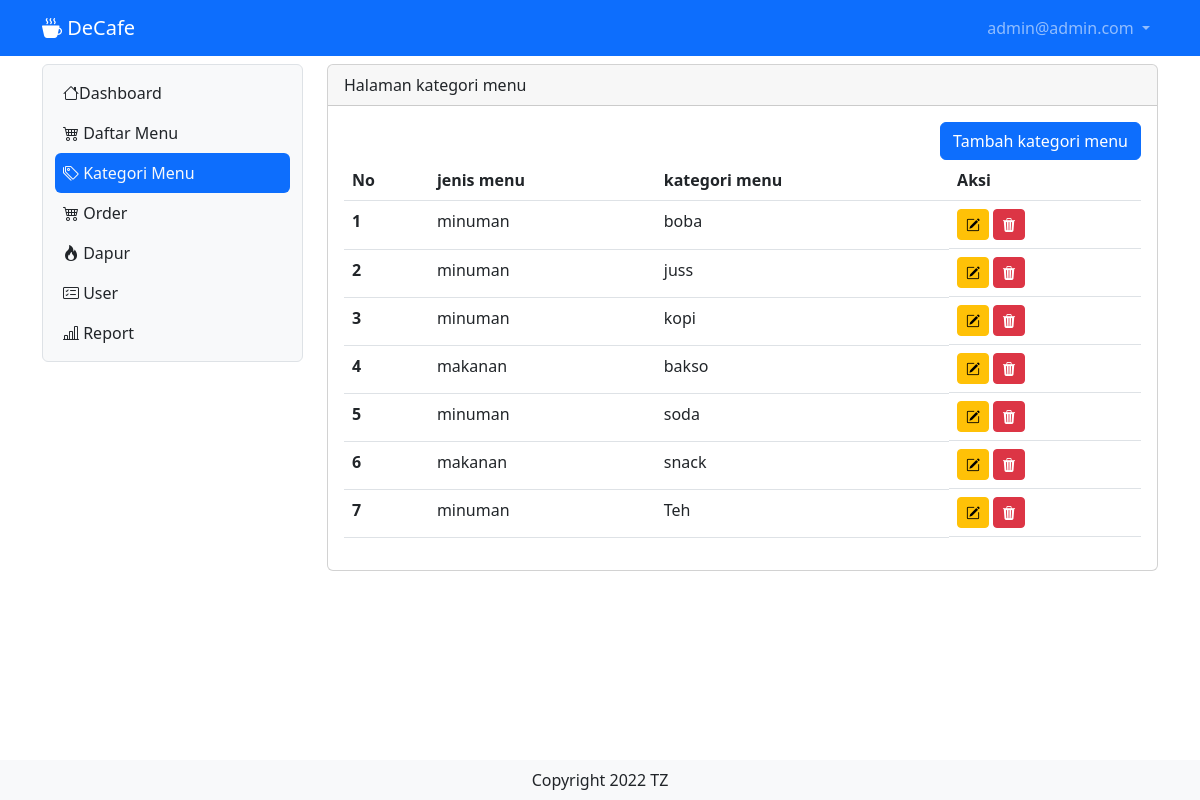
Page /decafe/katmenu (signed in) on the committed database.
### tables this page shows
CREATE TABLE IF NOT EXISTS `tb_user` (
  `id` int NOT NULL AUTO_INCREMENT,
  `nama` varchar(200) DEFAULT NULL,
  `username` varchar(200) DEFAULT NULL,
  `password` varchar(200) DEFAULT NULL,
  `level` int DEFAULT NULL,
  `nohp` varchar(15) DEFAULT NULL,
  `alamat` varchar(300) DEFAULT NULL,
  PRIMARY KEY (`id`)
);

CREATE TABLE IF NOT EXISTS `tb_kategori_menu` (
  `id_kat_menu` int NOT NULL AUTO_INCREMENT,
  `jenis_menu` int DEFAULT NULL,
  `kategori_menu` varchar(50) DEFAULT NULL,
  PRIMARY KEY (`id_kat_menu`) USING BTREE
);

### decafe/katmenu.php (the view, shortened to what this page needs)
<?php
include "proses/connect.php";
$query = mysqli_query($conn, "SELECT * FROM tb_kategori_menu");
while ($record = mysqli_fetch_array($query)) {
    $result[] = $record;
}
?>
<div class="col-lg-9 mt-2">
    <div class="card">
        <div class="card-header">
            Halaman kategori menu
        </div>
        <div class="card-body">
            <div class="row">
                <div class="col d-flex justify-content-end">
                    <button class="btn btn-primary" data-bs-toggle="modal" data-bs-target="#ModalTambahUser">Tambah kategori menu</button>
                </div>
            </div>
            <?php
            if (empty($result)) {
                echo "Data user tidak ada";
            } else {
            ?>
                <div class="table-responsive">
                    <table class="table table-hover">
                        <thead>
                            <tr>
                                <th scope="col">No</th>
                                <th scope="col">jenis menu</th>
                                <th scope="col">kategori menu</th>
                                <th scope="col">Aksi</th>
                            </tr>
                        </thead>
                        <tbody>
                            <?php
                            $no = 1;
                            foreach ($result as $row) {
                            ?>
                                <tr>
                                    <th scope="row">
                                        <?php echo $no++ ?>
                                    </th>
                                    <td>
                                        <?php echo ($row['jenis_menu'] == 1) ? "makanan" : "minuman" ?>
                                    </td>
                                    <td>
                                        <?php echo $row['kategori_menu'] ?>
                                    </td>
                                    <td class="d-flex">
                                        <button class="btn btn-warning btn-sm me-1" data-bs-toggle="modal" data-bs-target="#ModalEdit<?php echo $row['id_kat_menu'] ?>"><i class="bi bi-pencil-square"></i></button>
                                        <button class="btn btn-danger btn-sm me-1" data-bs-toggle="modal" data-bs-target="#Modaldelete<?php echo $row['id_kat_menu'] ?>"><i class="bi bi-trash3-fill"></i></button>
                                    </td>
                                </tr>
                            <?php
                            }
                            ?>
                        </tbody>
                    </table>
                </div>
            <?php
            }
            ?>
        </div>
    </div>
</div>

### decafe/header.php (shortened to what this page needs)
<?php
include "proses/connect.php";
$query = mysqli_query($conn, "SELECT * FROM tb_user WHERE username='$_SESSION[username_decafe]'");
?>
<nav class="navbar navbar-expand navbar-dark bg-primary sticky-top">
    <div class="container-lg">
        <a class="navbar-brand" href="."> <i class="bi bi-cup-hot-fill"></i> DeCafe</a>
        <div class="collapse navbar-collapse justify-content-end" id="navbarNavDropdown">
            <ul class="navbar-nav">
                <li class="nav-item dropdown">
                    <a class="nav-link dropdown-toggle" href="#" role="button" data-bs-toggle="dropdown" aria-expanded="false">
                        <?php echo $hasil['username'];
                        ?>
                    </a>
                </li>
            </ul>
        </div>
    </div>
</nav>

### rows in the picture
tb_user: username "admin@admin.com"
tb_kategori_menu: jenis_menu "minuman", kategori_menu "boba"
tb_kategori_menu: jenis_menu "minuman", kategori_menu "juss"
tb_kategori_menu: jenis_menu "minuman", kategori_menu "kopi"
tb_kategori_menu: jenis_menu "makanan", kategori_menu "bakso"
tb_kategori_menu: jenis_menu "minuman", kategori_menu "soda"
tb_kategori_menu: jenis_menu "makanan", kategori_menu "snack"
tb_kategori_menu: jenis_menu "minuman", kategori_menu "Teh"
